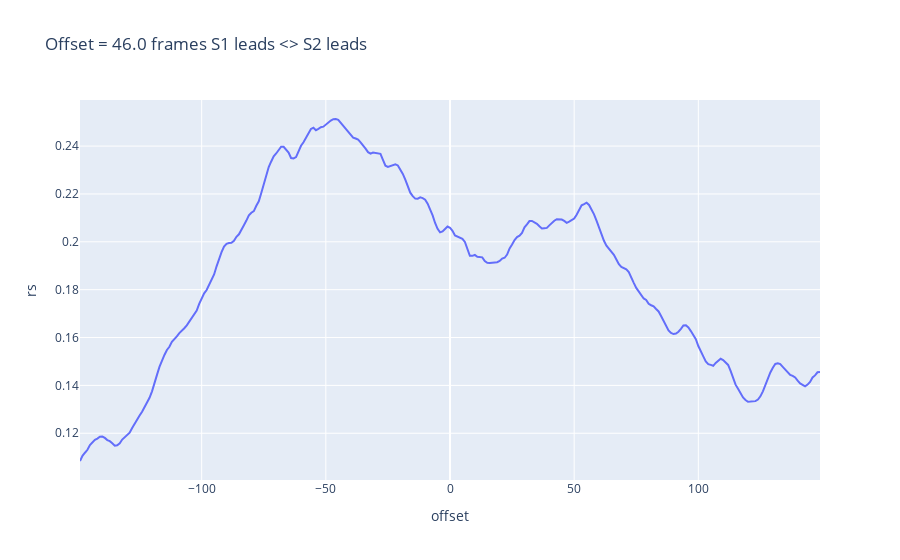

The notebook cell saved with this chart:
### Code cell
# Plotly interactive plot
import plotly.express as px
df = pd.DataFrame({"rs": rs, "offset": range(-int(seconds*fps-1),int(seconds*fps))})
fig = px.line(df, x="offset", y="rs", title=f'Offset = {offset} frames\nS1 leads <> S2 leads')
fig.show()

### Figure 1 — Plotly figure (JSON) as saved in the notebook; plotly's stock layout.template omitted (floating-point values rounded to 4 significant figures; data arrays with more than 128 entries replaced by an {"elided": "..."} marker saying what was removed)
{"data": [{"hoverlabel": {"namelength": 0}, "hovertemplate": "offset=%{x}<br>rs=%{y}", "legendgroup": "", "line": {"color": "#636efa", "dash": "solid"}, "mode": "lines", "name": "", "showlegend": false, "type": "scatter", "x": {"elided": "299 int values"}, "xaxis": "x", "y": {"elided": "299 float values"}, "yaxis": "y"}], "layout": {"legend": {"tracegroupgap": 0}, "title": {"text": "Offset = 46.0 frames\nS1 leads <> S2 leads"}, "xaxis": {"anchor": "y", "domain": [0, 1], "title": {"text": "offset"}}, "yaxis": {"anchor": "x", "domain": [0, 1], "title": {"text": "rs"}}}}
